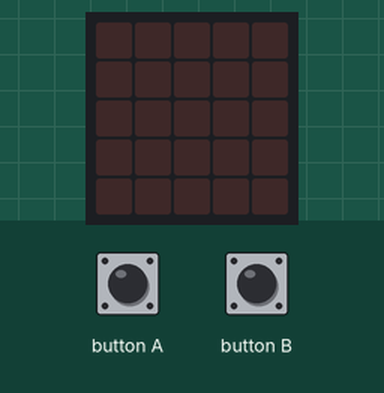
The program below on a simulated BBC micro:bit (MakeCode). On the bench: the board's 5×5 LED display. Inputs (shaded band) come from the test bench. Random numbers come from a fixed seed.

Above: at 1.2 s.
1.3 s: button A pressed for 0.15 s
At 2.1 s:
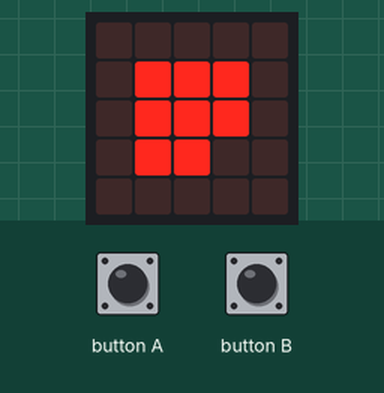
3.8 s: button B pressed 5 times (0.12 s each, 0.3 s apart)
At 6.4 s:
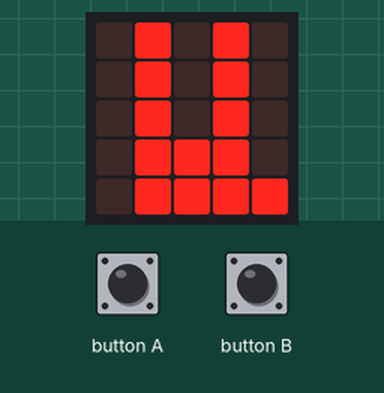
At 8.2 s:
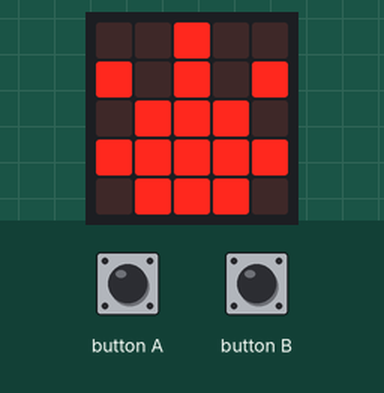
8.3 s: button B pressed for 0.15 s
Timing chart, 0 to 11.3 s (numbered marks = the images above; inputs shaded):
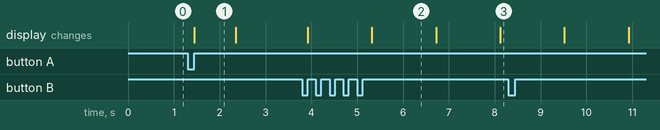

Measured:
- after the input at 1.3 s, the display: changes after 0.15 s (image 1)
- after the input at 3.8 s, the display: first changes after 0.12 s (image 2 shows a later state)
- what the display in image 1 shows lasts 0.9 s, from 1.5 s to 2.4 s
- what the display in image 2 shows lasts 1.4 s, from 5.3 s to 6.7 s

The program:

main.ts
```typescript
let hand = 0
input.onButtonPressed(Button.A, function () {
    basic.showLeds(`
        . . . . .
        . # # # .
        . # # # .
        . # # . .
        . . . . .
        `)
    basic.pause(500)
    basic.clearScreen()
})
input.onButtonPressed(Button.B, function () {
    hand = randint(1, 3)
    if (hand == 1) {
        basic.showLeds(`
            . . . . .
            . # # # .
            . # # # .
            . # # . .
            . . . . .
            `)
    } else if (hand == 2) {
        basic.showLeds(`
            . . # . .
            # . # . #
            . # # # .
            # # # # #
            . # # # .
            `)
    } else {
        basic.showLeds(`
            . # . # .
            . # . # .
            . # . # .
            . # # # .
            . # # # #
            `)
    }
    basic.pause(1000)
    basic.clearScreen()
})
```

test.ts
```typescript
// テストはここに来ます。このパッケージが拡張機能として使用されるときにはコンパイルされません。
```
